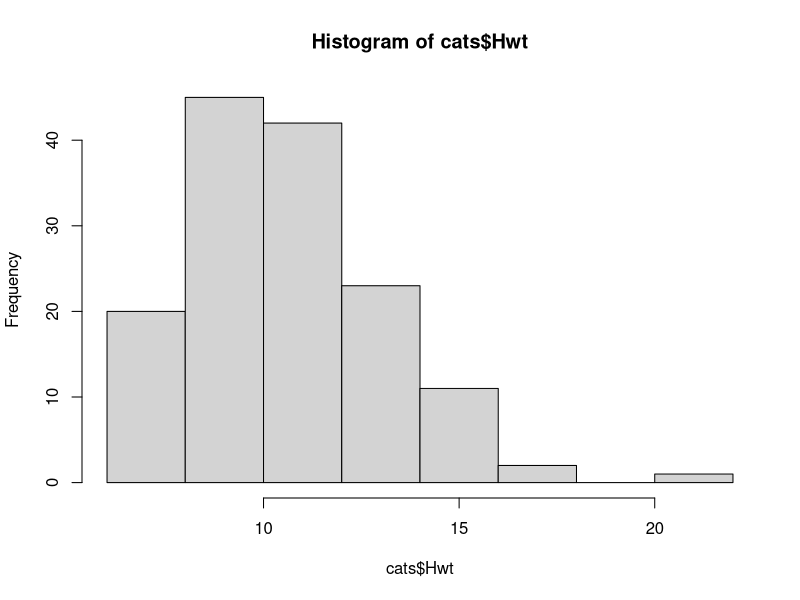
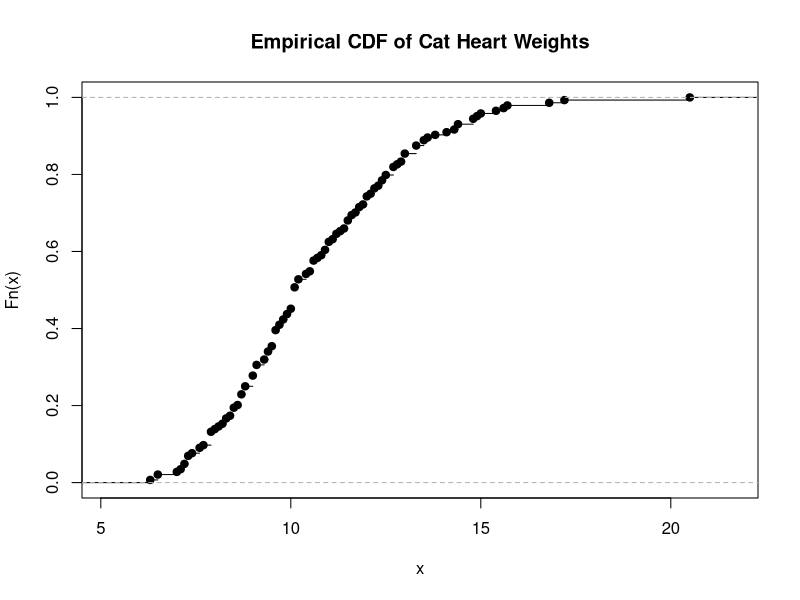
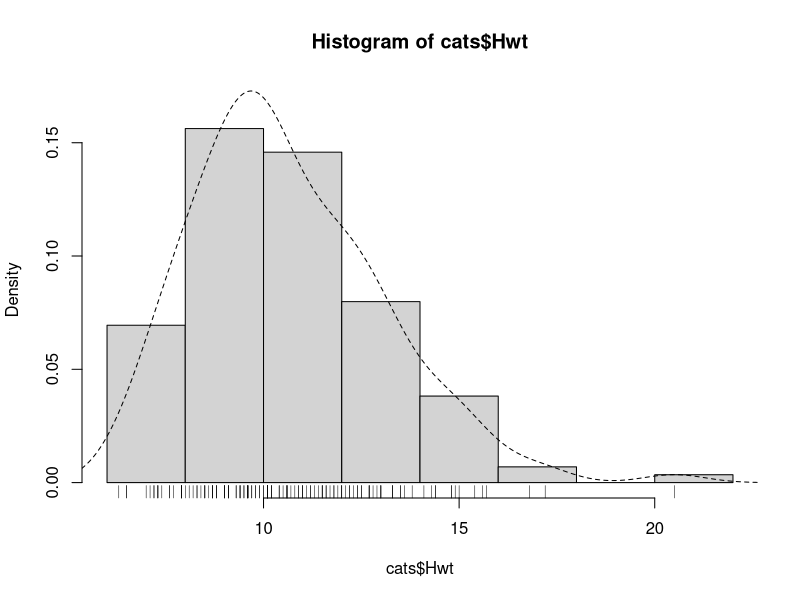

Recreate these plots in R, in order. (Note: this script raises an error after producing the figures.)
## ---- chunk 1
knitr::opts_chunk$set(echo = TRUE)
## ---- chunk 2
library(MASS)
head(cats)
## ---- chunk 3
hist(cats$Hwt)
# quantile function             
quantile(cats$Hwt,c(0,0.25,0.5,0.75))
# ecdf function
plot(ecdf(cats$Hwt),main='Empirical CDF of Cat Heart Weights')
## ---- chunk 4
hist(cats$Hwt,probability = TRUE,ylim = c(0,0.17))
lines(density(cats$Hwt), lty = "dashed")
rug(cats$Hwt)
## ---- chunk 5
ggplot(cats) +
        geom_histogram(aes(x = Hwt, y = ..density..)) +
        geom_density(aes(x = Hwt))

ggplot(cats) +
                stat_ecdf(aes(x=Hwt))


## ---- chunk 6
# sample distribution
samp_size <- 100
samp1     <- rnorm(samp_size, mean = 10, sd = 3)
mean_est1 <- mean(samp1)
mean_est1

n          <- 500
samp_means <- rep(NA, n)

for (i in 1:n) {
  samp_means[i] <- mean(rnorm(samp_size, mean = 10, sd = 3))
}

ggplot(data.frame(samp = samp_means)) +
  geom_histogram(aes(x = samp, y = ..density..)) +
  geom_density(aes(x = samp))

# Hist: 500 estimates of pop. mean based on sample size 100.
# Estimates are centered around true value; some variation.

## ---- chunk 7
samp_size  <- c(5, 10, 25, 50, 100)
n          <- 500 
samp_means <- cbind(rep(NA, n*length(samp_size)),
                    rep(NA, n*length(samp_size)))


for (j in 1:length(samp_size)) {
  for (i in 1:n) {
    row <- (j-1)*n + i
    samp_means[row, 1] <- mean(rnorm(samp_size[j], mean = 10, sd = 3))
    samp_means[row, 2] <- samp_size[j]
  }
}

colnames(samp_means) <- c("Values", "SampleSize")

ggplot(data.frame(samp_means)) +
  geom_histogram(aes(x = Values, y = ..density..)) +
  geom_density(aes(x = Values)) +
  facet_wrap(~SampleSize)

## ---- chunk 8
gam.MMest <- function(data){
    m <- mean(data)
    v <- var(data)
    
    return(c(a = (m^2)/v,s = v/m))
}

gam.MMest(cats$Hwt) 
## ---- chunk 9
cat.MM <- gam.MMest(cats$Hwt)
gam_args <- list(shape = cat.MM["a"], scale = cat.MM["s"])
ggplot(cats) +
        geom_histogram(aes(x = Hwt, y = ..density..)) +
        geom_density(aes(x = Hwt), linetype = "dashed") +
        stat_function(aes(x = Hwt), fun = dgamma,args = gam_args, color = "red")

## ---- chunk 10
gam.mean <- function(a, s) {a*s}
gam.var  <- function(a, s) {a*s^2}

gam.diff <- function(params, data) {
  a <- params[1]
  s <- params[2]
  return((mean(data) - gam.mean(a,s))^2 + (var(data) - gam.var(a,s))^2)
}

nlm(gam.diff, c(19, 1), data = cats$Hwt)

cat.MM
nlm(gam.diff, c(19, 1), data = cats$Hwt)$estimate
## ---- chunk 11
gam.MMest(rgamma(100, shape = 19, scale = 45))
gam.MMest(rgamma(10000, shape = 19, scale = 45))
gam.MMest(rgamma(1000000, shape = 19, scale = 45))
## ---- chunk 12
gam.ll <- function(params,data){
   # Input: parameter vector (length2, shape and scale)
   # Input: data 
  a <- params[1]
  s <- params[2]
  return(-sum(dgamma(data, shape = a, scale = s, log = TRUE))) 
  # function should multiply -1 so that when we use nlm we can actully calculate the maximum value   
}

nlm(gam.ll, c(19, 1), data = cats$Hwt)$minimum
nlm(gam.ll, c(19, 1), data = cats$Hwt)$estimate
cat.MM <- gam.MMest(cats$Hwt)
gam.ll(cat.MM, cats$Hwt)


cat.MLE <- nlm(gam.ll, c(19, 1), data = cats$Hwt)$estimate

MLE_args <- list(shape = cat.MLE[1], scale = cat.MLE[2])
MM_args <- list(shape = cat.MM[1], scale = cat.MM[2])

ggplot(cats) +
  geom_histogram(aes(x = Hwt, y = ..density..)) +
  geom_density(aes(x = Hwt), linetype = "dashed") +
  stat_function(aes(x = Hwt), fun = dgamma, args = MM_args, color = "red") +
  stat_function(aes(x = Hwt), fun = dgamma, args = MLE_args, color = "blue")

## ---- chunk 13
# Model (theoretical) quantiles
qgamma(c(0.01, 0.05, 0.95, 0.99), shape = cat.MM[1], scale = cat.MM[2])
# Empirical (data) quantiles
quantile(cats$Hwt, c(0.01, 0.05, 0.95, 0.99))

a <- cat.MM[1]
s <- cat.MM[2]
theory_quant <- qgamma((1:99)/100, shape = a, scale = s)
qqplot(cats$Hwt, theory_quant)
abline(0, 1, col = "red")
## ---- chunk 14
plot(ecdf(pgamma(cats$Hwt, shape = a, scale = s)),
main = "Calibration of gamma distribution for cat hearts")
abline(0, 1, col = "red")

## ---- chunk 15
ks.test(cats$Hwt, pgamma, shape = a, scale = s)


n <- length(cats$Hwt)
train <- sample(1:n, size = round(.9*n))
cat.MM <- gam.MMest(cats$Hwt[train])
a <- cat.MM["a"]
s <- cat.MM["s"]
a
s
ks.test(cats$Hwt[-train], pgamma, shape = a, scale = s)
# Can also test whether two samples come
# from the same distribution.
ks.test(cats$Hwt[cats$Sex == "F"], cats$Hwt[cats$Sex == "M"])

## ---- chunk 16
# Recall
cat.MM <- gam.MMest(cats$Hwt)
cat.MM
# A single bootstrap resample from cats$Hwt
n <- nrow(cats)
resamp <- sample(1:n, n, replace = TRUE)
head(sort(cats$Hwt))
head(sort(cats$Hwt[resamp]))
gam.MMest(cats$Hwt[resamp])

## ---- chunk 17
# 1000 bootstrap resamples from cats$Hwt
B <- 1000
param_ests <- matrix(NA, nrow = B, ncol = 2)
colnames(param_ests) <- c("a", "s")
for (b in 1:B) {
        resamp <- sample(1:n, n, replace = TRUE)
        param_ests[b, ] <- gam.MMest(cats$Hwt[resamp])
}
head(param_ests)

## ---- chunk 18
# Use histogram to approx sampling distribution
param_ests <- data.frame(param_ests)

ggplot(param_ests) +
        geom_histogram(aes(x = a)) +
        geom_vline(xintercept = mean(param_ests$a), col = "red")

ggplot(param_ests) +
        geom_histogram(aes(x = s)) +
        geom_vline(xintercept = median(param_ests$s), col = "red")

bootstrap.a <- mean(param_ests$a)
bootstrap.s <- mean(param_ests$s)
bootstrap.a
bootstrap.s

## ---- chunk 19
# Use bootstrap replicates to estimate the
# standard error of the estimates
sd(param_ests$a)
sd(param_ests$s)
# Use bootstrap replicates to estimate 95 percent
# confidence intervals for the estimates
CI.a <- quantile(param_ests$a, probs = c(0.025, 0.975))
CI.s <- quantile(param_ests$s, probs = c(0.025, 0.975))

## ---- chunk 20
ggplot(param_ests) +
        geom_histogram(aes(x = a)) +
        geom_vline(xintercept = mean(param_ests$a), col = "red") +
        geom_vline(xintercept = CI.a[1], col = "red",linetype = "dashed") +
        geom_vline(xintercept = CI.a[2], col = "red",linetype = "dashed")

ggplot(param_ests) +
        geom_histogram(aes(x = s)) +
        geom_vline(xintercept = mean(param_ests$s), col = "red") +
        geom_vline(xintercept = CI.s[1], col = "red",linetype = "dashed") +
        geom_vline(xintercept = CI.s[2], col = "red",linetype = "dashed")

## ---- chunk 21
# Recall
set.seed(1)
samp_size <- 100
samp1 <- rnorm(samp_size, mean = 10, sd = 3)
mmean_est1 <- mean(samp1)

## ---- chunk 22
# Calulate bootstrap resamples
n <- length(samp1)
B <- 1000
boot.means <- rep(NA, B)

for (b in 1:B) {
  resamp_data   <- sample(samp1, n, replace = TRUE)
  boot.means[b] <- mean(resamp_data)
}
mean(boot.means)
sd(boot.means) # Close to 3/10?

ggplot() + geom_histogram(aes(x = boot.means))
